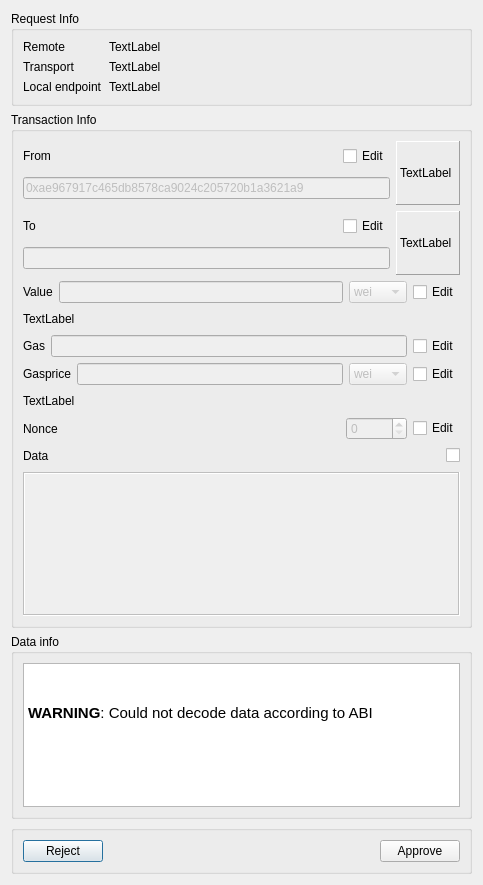
<?xml version="1.0" encoding="UTF-8"?>
<ui version="4.0">
 <class>TxDialog</class>
 <widget class="QDialog" name="TxDialog">
  <property name="geometry">
   <rect>
    <x>0</x>
    <y>0</y>
    <width>483</width>
    <height>885</height>
   </rect>
  </property>
  <property name="windowTitle">
   <string>Transaction approval</string>
  </property>
  <layout class="QVBoxLayout" name="verticalLayout">
   <item>
    <widget class="QGroupBox" name="groupBox">
     <property name="title">
      <string>Request Info</string>
     </property>
     <property name="checkable">
      <bool>false</bool>
     </property>
     <layout class="QVBoxLayout" name="verticalLayout_2">
      <item>
       <layout class="QFormLayout" name="formLayout">
        <property name="fieldGrowthPolicy">
         <enum>QFormLayout::AllNonFixedFieldsGrow</enum>
        </property>
        <item row="0" column="0">
         <widget class="QLabel" name="label">
          <property name="text">
           <string>Remote</string>
          </property>
         </widget>
        </item>
        <item row="0" column="1">
         <widget class="QLabel" name="label_remote">
          <property name="text">
           <string>TextLabel</string>
          </property>
         </widget>
        </item>
        <item row="1" column="0">
         <widget class="QLabel" name="label_3">
          <property name="text">
           <string>Transport</string>
          </property>
         </widget>
        </item>
        <item row="1" column="1">
         <widget class="QLabel" name="label_transport">
          <property name="text">
           <string>TextLabel</string>
          </property>
         </widget>
        </item>
        <item row="2" column="0">
         <widget class="QLabel" name="label_4">
          <property name="text">
           <string>Local endpoint</string>
          </property>
         </widget>
        </item>
        <item row="2" column="1">
         <widget class="QLabel" name="label_local">
          <property name="text">
           <string>TextLabel</string>
          </property>
         </widget>
        </item>
       </layout>
      </item>
     </layout>
    </widget>
   </item>
   <item>
    <widget class="QGroupBox" name="groupBox_2">
     <property name="title">
      <string>Transaction Info</string>
     </property>
     <layout class="QVBoxLayout" name="verticalLayout_8">
      <item>
       <layout class="QHBoxLayout" name="horizontalLayout_10">
        <item>
         <layout class="QVBoxLayout" name="verticalLayout_3">
          <item>
           <layout class="QHBoxLayout" name="horizontalLayout_9">
            <item>
             <widget class="QLabel" name="label_7">
              <property name="text">
               <string>From</string>
              </property>
              <property name="buddy">
               <cstring>label_7</cstring>
              </property>
             </widget>
            </item>
            <item>
             <spacer name="horizontalSpacer_2">
              <property name="orientation">
               <enum>Qt::Horizontal</enum>
              </property>
              <property name="sizeHint" stdset="0">
               <size>
                <width>40</width>
                <height>20</height>
               </size>
              </property>
             </spacer>
            </item>
            <item>
             <widget class="QCheckBox" name="checkBox_editfrom">
              <property name="text">
               <string>Edit</string>
              </property>
             </widget>
            </item>
           </layout>
          </item>
          <item>
           <widget class="QLineEdit" name="lineEdit_from">
            <property name="enabled">
             <bool>false</bool>
            </property>
            <property name="minimumSize">
             <size>
              <width>336</width>
              <height>0</height>
             </size>
            </property>
            <property name="inputMask">
             <string/>
            </property>
            <property name="text">
             <string>0xae967917c465db8578ca9024c205720b1a3621a9</string>
            </property>
            <property name="readOnly">
             <bool>false</bool>
            </property>
           </widget>
          </item>
         </layout>
        </item>
        <item>
         <widget class="QLabel" name="label_fromaccount">
          <property name="sizePolicy">
           <sizepolicy hsizetype="Fixed" vsizetype="Fixed">
            <horstretch>0</horstretch>
            <verstretch>0</verstretch>
           </sizepolicy>
          </property>
          <property name="minimumSize">
           <size>
            <width>64</width>
            <height>64</height>
           </size>
          </property>
          <property name="maximumSize">
           <size>
            <width>64</width>
            <height>64</height>
           </size>
          </property>
          <property name="baseSize">
           <size>
            <width>64</width>
            <height>64</height>
           </size>
          </property>
          <property name="frameShape">
           <enum>QFrame::Panel</enum>
          </property>
          <property name="frameShadow">
           <enum>QFrame::Raised</enum>
          </property>
          <property name="text">
           <string>TextLabel</string>
          </property>
         </widget>
        </item>
       </layout>
      </item>
      <item>
       <layout class="QHBoxLayout" name="horizontalLayout_4">
        <item>
         <layout class="QVBoxLayout" name="verticalLayout_5">
          <item>
           <layout class="QHBoxLayout" name="horizontalLayout_3">
            <item>
             <widget class="QLabel" name="label_8">
              <property name="text">
               <string>To</string>
              </property>
              <property name="buddy">
               <cstring>lineEdit_to</cstring>
              </property>
             </widget>
            </item>
            <item>
             <spacer name="horizontalSpacer_3">
              <property name="orientation">
               <enum>Qt::Horizontal</enum>
              </property>
              <property name="sizeHint" stdset="0">
               <size>
                <width>40</width>
                <height>20</height>
               </size>
              </property>
             </spacer>
            </item>
            <item>
             <widget class="QCheckBox" name="checkBox_editto">
              <property name="text">
               <string>Edit</string>
              </property>
             </widget>
            </item>
           </layout>
          </item>
          <item>
           <widget class="QLineEdit" name="lineEdit_to">
            <property name="enabled">
             <bool>false</bool>
            </property>
            <property name="inputMask">
             <string/>
            </property>
            <property name="readOnly">
             <bool>false</bool>
            </property>
           </widget>
          </item>
         </layout>
        </item>
        <item>
         <widget class="QLabel" name="label_toaccount">
          <property name="sizePolicy">
           <sizepolicy hsizetype="Fixed" vsizetype="Fixed">
            <horstretch>0</horstretch>
            <verstretch>0</verstretch>
           </sizepolicy>
          </property>
          <property name="minimumSize">
           <size>
            <width>64</width>
            <height>64</height>
           </size>
          </property>
          <property name="maximumSize">
           <size>
            <width>64</width>
            <height>64</height>
           </size>
          </property>
          <property name="baseSize">
           <size>
            <width>64</width>
            <height>64</height>
           </size>
          </property>
          <property name="frameShape">
           <enum>QFrame::Panel</enum>
          </property>
          <property name="frameShadow">
           <enum>QFrame::Raised</enum>
          </property>
          <property name="text">
           <string>TextLabel</string>
          </property>
         </widget>
        </item>
       </layout>
      </item>
      <item>
       <layout class="QVBoxLayout" name="verticalLayout_4">
        <item>
         <layout class="QHBoxLayout" name="horizontalLayout">
          <item>
           <widget class="QLabel" name="label_11">
            <property name="text">
             <string>Value</string>
            </property>
            <property name="buddy">
             <cstring>lineEdit_value</cstring>
            </property>
           </widget>
          </item>
          <item>
           <widget class="QLineEdit" name="lineEdit_value">
            <property name="enabled">
             <bool>false</bool>
            </property>
            <property name="readOnly">
             <bool>false</bool>
            </property>
           </widget>
          </item>
          <item>
           <widget class="QComboBox" name="comboBox_value">
            <property name="enabled">
             <bool>false</bool>
            </property>
            <item>
             <property name="text">
              <string>wei</string>
             </property>
            </item>
            <item>
             <property name="text">
              <string>Mwei</string>
             </property>
            </item>
            <item>
             <property name="text">
              <string>Gwei</string>
             </property>
            </item>
            <item>
             <property name="text">
              <string>ether</string>
             </property>
            </item>
           </widget>
          </item>
          <item>
           <widget class="QCheckBox" name="checkBox_editvalue">
            <property name="text">
             <string>Edit</string>
            </property>
           </widget>
          </item>
         </layout>
        </item>
        <item>
         <layout class="QHBoxLayout" name="horizontalLayout_13">
          <item>
           <widget class="QLabel" name="label_value">
            <property name="text">
             <string>TextLabel</string>
            </property>
            <property name="textFormat">
             <enum>Qt::PlainText</enum>
            </property>
            <property name="buddy">
             <cstring>checkBox_editvalue</cstring>
            </property>
           </widget>
          </item>
          <item>
           <spacer name="horizontalSpacer_4">
            <property name="orientation">
             <enum>Qt::Horizontal</enum>
            </property>
            <property name="sizeHint" stdset="0">
             <size>
              <width>40</width>
              <height>20</height>
             </size>
            </property>
           </spacer>
          </item>
         </layout>
        </item>
       </layout>
      </item>
      <item>
       <layout class="QHBoxLayout" name="horizontalLayout_5">
        <item>
         <widget class="QLabel" name="label_13">
          <property name="text">
           <string>Gas</string>
          </property>
          <property name="buddy">
           <cstring>lineEdit_gas</cstring>
          </property>
         </widget>
        </item>
        <item>
         <widget class="QLineEdit" name="lineEdit_gas">
          <property name="enabled">
           <bool>false</bool>
          </property>
          <property name="readOnly">
           <bool>false</bool>
          </property>
         </widget>
        </item>
        <item>
         <widget class="QCheckBox" name="checkBox_editgas">
          <property name="text">
           <string>Edit</string>
          </property>
         </widget>
        </item>
       </layout>
      </item>
      <item>
       <layout class="QVBoxLayout" name="verticalLayout_7">
        <item>
         <layout class="QHBoxLayout" name="horizontalLayout_2">
          <item>
           <widget class="QLabel" name="label_14">
            <property name="text">
             <string>Gasprice</string>
            </property>
            <property name="buddy">
             <cstring>lineEdit_gasprice</cstring>
            </property>
           </widget>
          </item>
          <item>
           <widget class="QLineEdit" name="lineEdit_gasprice">
            <property name="enabled">
             <bool>false</bool>
            </property>
            <property name="readOnly">
             <bool>false</bool>
            </property>
           </widget>
          </item>
          <item>
           <widget class="QComboBox" name="comboBox_gasprice">
            <property name="enabled">
             <bool>false</bool>
            </property>
            <item>
             <property name="text">
              <string>wei</string>
             </property>
            </item>
            <item>
             <property name="text">
              <string>Mwei</string>
             </property>
            </item>
            <item>
             <property name="text">
              <string>Gwei</string>
             </property>
            </item>
            <item>
             <property name="text">
              <string>ether</string>
             </property>
            </item>
           </widget>
          </item>
          <item>
           <widget class="QCheckBox" name="checkBox_editgasprice">
            <property name="text">
             <string>Edit</string>
            </property>
           </widget>
          </item>
         </layout>
        </item>
        <item>
         <layout class="QHBoxLayout" name="horizontalLayout_14">
          <item>
           <widget class="QLabel" name="label_gasprice">
            <property name="text">
             <string>TextLabel</string>
            </property>
           </widget>
          </item>
          <item>
           <spacer name="horizontalSpacer_5">
            <property name="orientation">
             <enum>Qt::Horizontal</enum>
            </property>
            <property name="sizeHint" stdset="0">
             <size>
              <width>40</width>
              <height>20</height>
             </size>
            </property>
           </spacer>
          </item>
         </layout>
        </item>
       </layout>
      </item>
      <item>
       <layout class="QHBoxLayout" name="horizontalLayout_6">
        <item>
         <widget class="QLabel" name="label_15">
          <property name="text">
           <string>Nonce</string>
          </property>
          <property name="buddy">
           <cstring>spinBox_nonce</cstring>
          </property>
         </widget>
        </item>
        <item>
         <spacer name="horizontalSpacer_6">
          <property name="orientation">
           <enum>Qt::Horizontal</enum>
          </property>
          <property name="sizeHint" stdset="0">
           <size>
            <width>40</width>
            <height>20</height>
           </size>
          </property>
         </spacer>
        </item>
        <item>
         <widget class="QSpinBox" name="spinBox_nonce">
          <property name="enabled">
           <bool>false</bool>
          </property>
          <property name="readOnly">
           <bool>false</bool>
          </property>
          <property name="maximum">
           <number>65535</number>
          </property>
         </widget>
        </item>
        <item>
         <widget class="QCheckBox" name="checkBox_editnonce">
          <property name="text">
           <string>Edit</string>
          </property>
         </widget>
        </item>
       </layout>
      </item>
      <item>
       <layout class="QVBoxLayout" name="verticalLayout_6">
        <item>
         <layout class="QHBoxLayout" name="horizontalLayout_11">
          <item>
           <widget class="QLabel" name="label_16">
            <property name="text">
             <string>Data</string>
            </property>
            <property name="buddy">
             <cstring>plainTextEdit_data</cstring>
            </property>
           </widget>
          </item>
          <item>
           <spacer name="horizontalSpacer_7">
            <property name="orientation">
             <enum>Qt::Horizontal</enum>
            </property>
            <property name="sizeHint" stdset="0">
             <size>
              <width>40</width>
              <height>20</height>
             </size>
            </property>
           </spacer>
          </item>
          <item>
           <widget class="QCheckBox" name="checkBox_editdata">
            <property name="text">
             <string/>
            </property>
           </widget>
          </item>
         </layout>
        </item>
        <item>
         <layout class="QHBoxLayout" name="horizontalLayout_7">
          <item>
           <widget class="QPlainTextEdit" name="plainTextEdit_data">
            <property name="enabled">
             <bool>false</bool>
            </property>
            <property name="frameShape">
             <enum>QFrame::Box</enum>
            </property>
            <property name="readOnly">
             <bool>false</bool>
            </property>
            <property name="plainText">
             <string notr="true"/>
            </property>
           </widget>
          </item>
         </layout>
        </item>
       </layout>
      </item>
     </layout>
    </widget>
   </item>
   <item>
    <widget class="QGroupBox" name="groupBox_3">
     <property name="title">
      <string>Data info</string>
     </property>
     <layout class="QHBoxLayout" name="horizontalLayout_12">
      <item>
       <widget class="QTextEdit" name="textEdit_callinfo">
        <property name="readOnly">
         <bool>true</bool>
        </property>
        <property name="html">
         <string>&lt;!DOCTYPE HTML PUBLIC &quot;-//W3C//DTD HTML 4.0//EN&quot; &quot;http://www.w3.org/TR/REC-html40/strict.dtd&quot;&gt;
&lt;html&gt;&lt;head&gt;&lt;meta name=&quot;qrichtext&quot; content=&quot;1&quot; /&gt;&lt;style type=&quot;text/css&quot;&gt;
p, li { white-space: pre-wrap; }
&lt;/style&gt;&lt;/head&gt;&lt;body style=&quot; font-family:'Ubuntu'; font-size:11pt; font-weight:400; font-style:normal;&quot;&gt;
&lt;p style=&quot;-qt-paragraph-type:empty; margin-top:0px; margin-bottom:0px; margin-left:0px; margin-right:0px; -qt-block-indent:0; text-indent:0px;&quot;&gt;&lt;br /&gt;&lt;/p&gt;
&lt;p style=&quot;-qt-paragraph-type:empty; margin-top:0px; margin-bottom:0px; margin-left:0px; margin-right:0px; -qt-block-indent:0; text-indent:0px; font-weight:600;&quot;&gt;&lt;br /&gt;&lt;/p&gt;
&lt;p style=&quot; margin-top:0px; margin-bottom:0px; margin-left:0px; margin-right:0px; -qt-block-indent:0; text-indent:0px;&quot;&gt;&lt;span style=&quot; font-weight:600;&quot;&gt;WARNING&lt;/span&gt;: Could not decode data according to ABI&lt;/p&gt;&lt;/body&gt;&lt;/html&gt;</string>
        </property>
       </widget>
      </item>
     </layout>
     <zorder>groupBox_2</zorder>
     <zorder>groupBox_2</zorder>
    </widget>
   </item>
   <item>
    <widget class="QGroupBox" name="horizontalGroupBox_8">
     <layout class="QHBoxLayout" name="horizontalLayout_8">
      <item>
       <widget class="QPushButton" name="pushButton_reject">
        <property name="text">
         <string>Reject</string>
        </property>
       </widget>
      </item>
      <item>
       <spacer name="horizontalSpacer">
        <property name="orientation">
         <enum>Qt::Horizontal</enum>
        </property>
        <property name="sizeHint" stdset="0">
         <size>
          <width>40</width>
          <height>20</height>
         </size>
        </property>
       </spacer>
      </item>
      <item>
       <widget class="QPushButton" name="pushButton_approve">
        <property name="text">
         <string>Approve</string>
        </property>
       </widget>
      </item>
     </layout>
    </widget>
   </item>
  </layout>
 </widget>
 <resources/>
 <connections/>
</ui>
